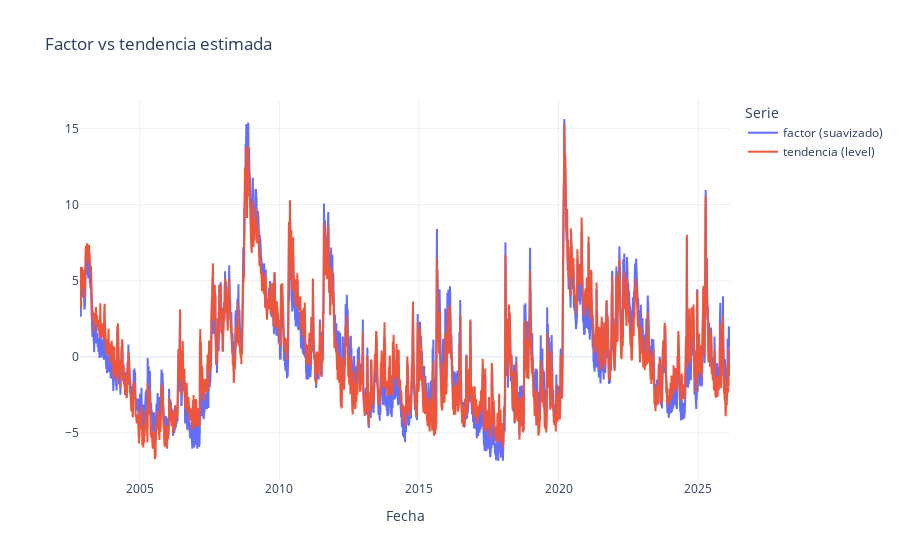
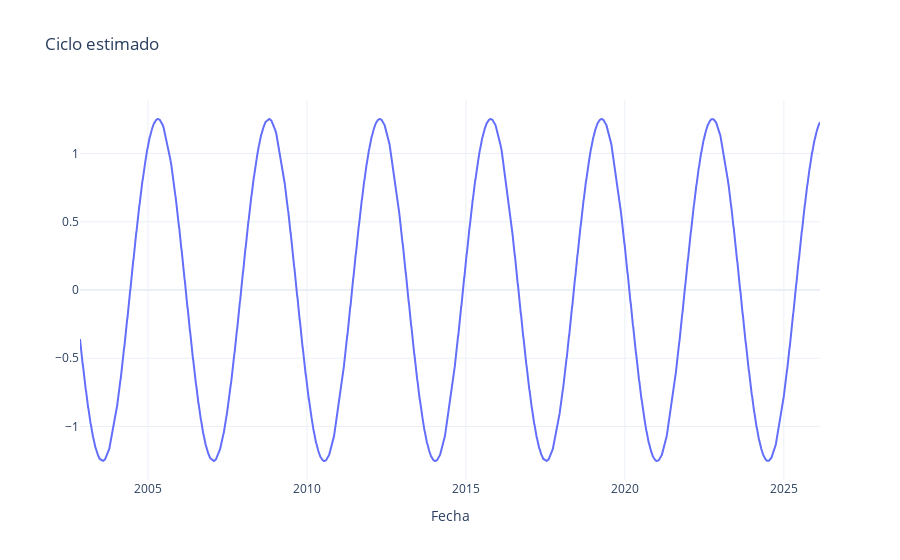

Notebook code cell kept with these figures, in order:
### Code cell
# -------------------------------
# 1) Factor vs tendencia
# -------------------------------
fig1 = go.Figure()
fig1.add_trace(go.Scatter(x=f_smooth.index, y=f_smooth.values, mode="lines", name="factor (suavizado)"))
fig1.add_trace(go.Scatter(x=trend.index,   y=trend.values,   mode="lines", name="tendencia (level)"))

fig1.update_layout(
    title="Factor vs tendencia estimada",
    xaxis_title="Fecha",
    yaxis_title="",
    template="plotly_white",
    legend_title_text="Serie",
)
fig1.show()

# -------------------------------
# 2) Pendiente (si existe)
# -------------------------------
if slope is not None:
    fig2 = go.Figure()
    fig2.add_trace(go.Scatter(x=slope.index, y=slope.values, mode="lines", name="slope"))

    fig2.update_layout(
        title="Pendiente de la tendencia (slope): drift del riesgo",
        xaxis_title="Fecha",
        yaxis_title="",
        template="plotly_white",
    )
    fig2.show()

# -------------------------------
# 3) Ciclo (si existe)
# -------------------------------
if cycle is not None:
    fig3 = go.Figure()
    fig3.add_trace(go.Scatter(x=cycle.index, y=cycle.values, mode="lines", name="cycle"))

    fig3.update_layout(
        title="Ciclo estimado",
        xaxis_title="Fecha",
        yaxis_title="",
        template="plotly_white",
    )
    fig3.show()

### Figure 1 — Plotly figure (JSON) as saved in the notebook; plotly's stock layout.template omitted (floating-point values rounded to 4 significant figures; data arrays with more than 128 entries replaced by an {"elided": "..."} marker saying what was removed)
{"data": [{"mode": "lines", "name": "factor (suavizado)", "type": "scatter", "x": {"elided": "6074 str values"}, "y": {"elided": "6074 float values"}}, {"mode": "lines", "name": "tendencia (level)", "type": "scatter", "x": {"elided": "6074 str values"}, "y": {"elided": "6074 float values"}}], "layout": {"legend": {"title": {"text": "Serie"}}, "title": {"text": "Factor vs tendencia estimada"}, "xaxis": {"title": {"text": "Fecha"}}, "yaxis": {"title": {"text": ""}}}}

### Figure 2 — Plotly figure (JSON) as saved in the notebook; plotly's stock layout.template omitted (floating-point values rounded to 4 significant figures; data arrays with more than 128 entries replaced by an {"elided": "..."} marker saying what was removed)
{"data": [{"mode": "lines", "name": "cycle", "type": "scatter", "x": {"elided": "6074 str values"}, "y": {"elided": "6074 float values"}}], "layout": {"title": {"text": "Ciclo estimado"}, "xaxis": {"title": {"text": "Fecha"}}, "yaxis": {"title": {"text": ""}}}}
